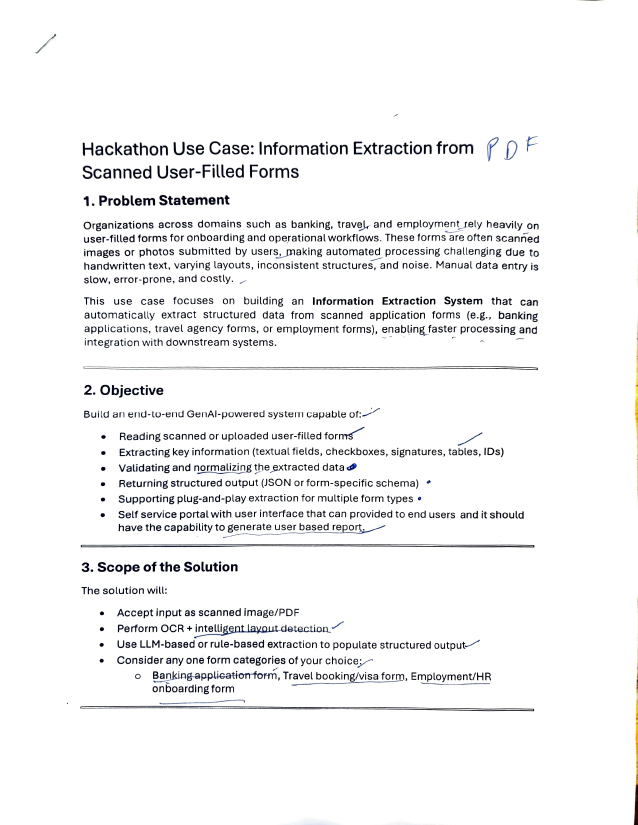
#> input picture hcltech hackathon _page-0001.jpg, 1275 x 1650 px (shown at 1/2 size)
$ python -i preprocessing.py   (imports and definitions only)
#> lines starting #> are read from the running program, lines starting #| are printed output that depends on the picture; after the words box and inside, x2 and y2 are one past the last pixel; in counts of white or black regions, pixels touching at a corner belong together
#> further down, picture is the input picture: shape (1650, 1275, 3); mean B, G, R 244.2, 243.8, 243.7
"""
Image Preprocessing Module for Form Extraction.
Handles deskewing, denoising, and image enhancement for OCR.
"""

import cv2
import numpy as np
from PIL import Image
from typing import Tuple, List, Optional
import io


class ImagePreprocessor:
    """Preprocesses images for optimal OCR performance."""

    def __init__(self, target_dpi: int = 300):
        self.target_dpi = target_dpi

    def preprocess(self, image: np.ndarray) -> np.ndarray:
        """
        Full preprocessing pipeline.

        Args:
            image: Input image as numpy array (BGR format from cv2)

        Returns:
            Preprocessed image ready for OCR
        """
        # Convert to grayscale if needed
        if len(image.shape) == 3:
            gray = cv2.cvtColor(image, cv2.COLOR_BGR2GRAY)
        else:
            gray = image.copy()

        # Apply preprocessing pipeline
        gray = self.deskew(gray)
        gray = self.denoise(gray)
        gray = self.enhance_contrast(gray)
        gray = self.binarize(gray)

        return gray

    def deskew(self, image: np.ndarray) -> np.ndarray:
        """
        Correct image rotation/skew using Hough transform.

        Args:
            image: Grayscale image

        Returns:
            Deskewed image
        """
        # Detect edges
        edges = cv2.Canny(image, 50, 150, apertureSize=3)
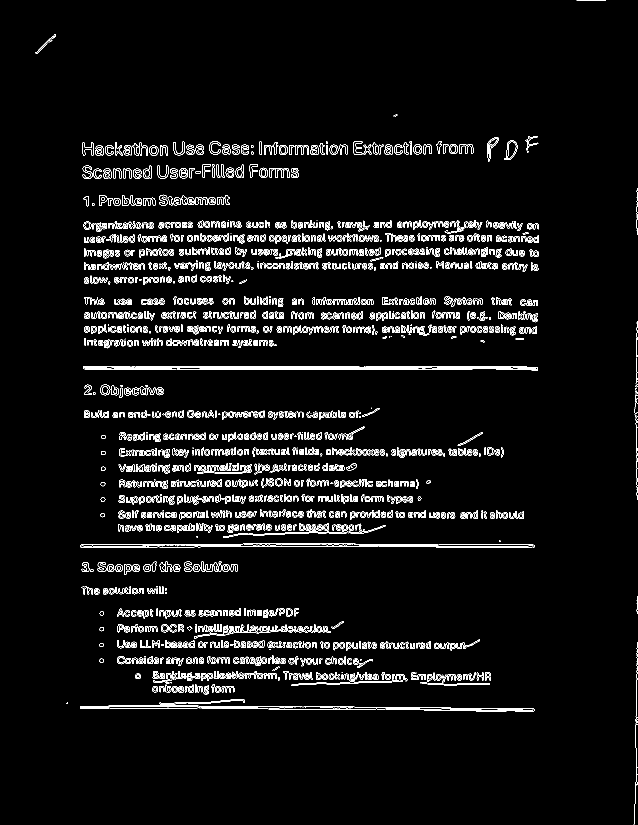
#> edges: shape (1650, 1275) (shown at 1/2 size); 4.3% white in thin lines or dots

        # Detect lines using Hough transform
        lines = cv2.HoughLinesP(
            edges, 1, np.pi/180,
            threshold=100,
            minLineLength=100,
            maxLineGap=10
        )
#> lines = 443 rows, first 6: [223, 735, 863, 735], [399, 737, 850, 737], [214, 733, 873, 733], [870, 1092, 1068, 1092], [399, 739, 851, 739], [872, 1094, 1068, 1094]

        if lines is None:
            return image

        # Calculate average angle
        angles = []
        for line in lines:
            x1, y1, x2, y2 = line[0]
            angle = np.degrees(np.arctan2(y2 - y1, x2 - x1))
            if abs(angle) < 45:  # Only consider near-horizontal lines
                angles.append(angle)
#> this loop made 443 passes
#> (x1, y1, x2, y2, angle) on passes 1 to 3: (223, 735, 863, 735, 0), (399, 737, 850, 737, 0), (214, 733, 873, 733, 0)
#> after the loop, angles = 441 values, max 3.78 at index 434, min -5.19 at index 352, mean -0.148

        if not angles:
            return image

        # Get median angle to ignore outliers
        median_angle = np.median(angles)
#> median_angle = 0

        # Rotate image to correct skew
        if abs(median_angle) > 0.5:  # Only rotate if skew is significant
            (h, w) = image.shape[:2]
            center = (w // 2, h // 2)
            rotation_matrix = cv2.getRotationMatrix2D(center, median_angle, 1.0)
            rotated = cv2.warpAffine(
                image, rotation_matrix, (w, h),
                flags=cv2.INTER_CUBIC,
                borderMode=cv2.BORDER_REPLICATE
            )
            return rotated

        return image

    def denoise(self, image: np.ndarray) -> np.ndarray:
        """
        Remove noise from image using bilateral filtering.

        Args:
            image: Grayscale image

        Returns:
            Denoised image
        """
        # Bilateral filter preserves edges while removing noise
        denoised = cv2.bilateralFilter(image, 9, 75, 75)
        return denoised

    def enhance_contrast(self, image: np.ndarray) -> np.ndarray:
        """
        Enhance contrast using CLAHE (Contrast Limited Adaptive Histogram Equalization).

        Args:
            image: Grayscale image

        Returns:
            Contrast-enhanced image
        """
        clahe = cv2.createCLAHE(clipLimit=2.0, tileGridSize=(8, 8))
        enhanced = clahe.apply(image)
        return enhanced

    def binarize(self, image: np.ndarray) -> np.ndarray:
        """
        Convert to binary image using adaptive thresholding.

        Args:
            image: Grayscale image

        Returns:
            Binary image
        """
        binary = cv2.adaptiveThreshold(
            image, 255,
            cv2.ADAPTIVE_THRESH_GAUSSIAN_C,
            cv2.THRESH_BINARY,
            11, 2
        )
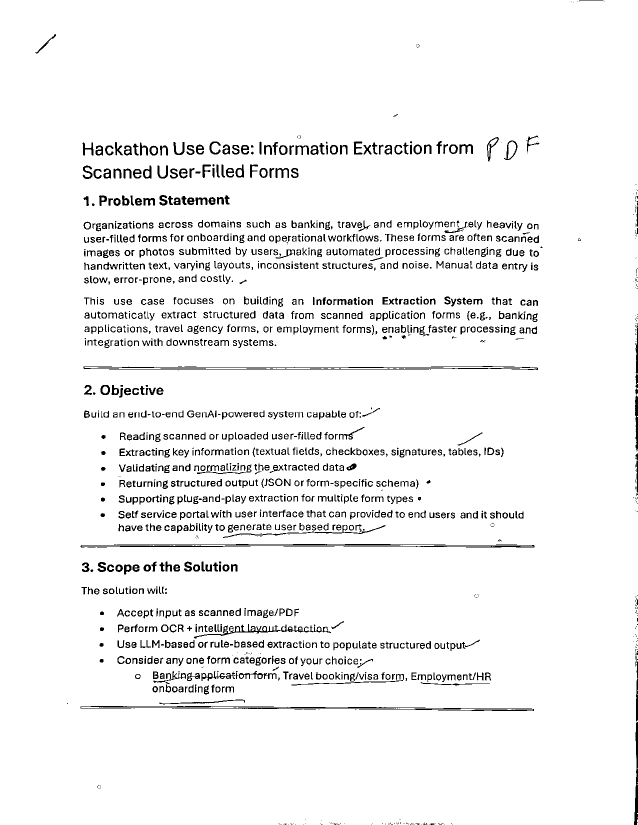
#> binary: shape (1650, 1275) (shown at 1/2 size); 95% white; black in thin lines or dots
        return binary

    # [60 lines left out: functions resize_for_ocr, remove_borders, load_image, load_image_from_bytes, not called in this run]

>>> import cv2
>>> picture = cv2.imread('../../hcltech hackathon _page-0001.jpg')
>>> result = ImagePreprocessor().preprocess(picture)

$ run again, on hcltech hackathon _page-0002.jpg
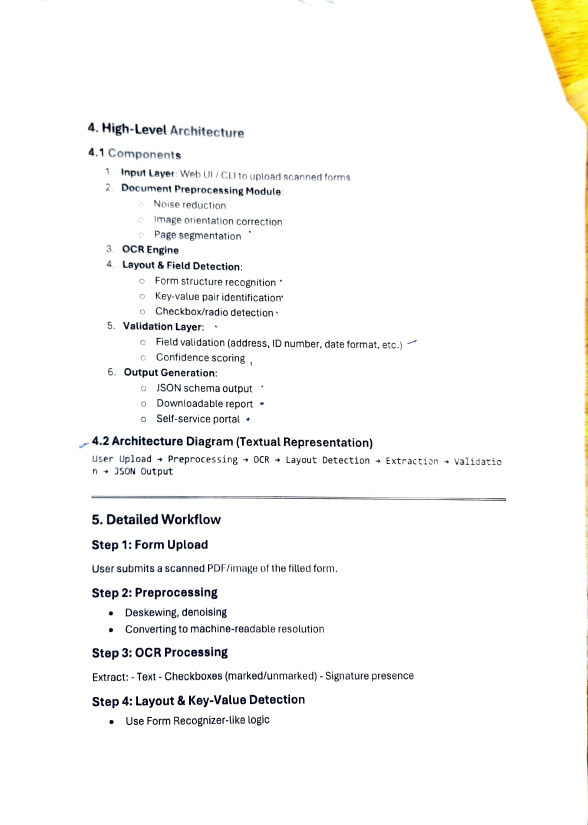
#> input picture hcltech hackathon _page-0002.jpg, 1175 x 1650 px (shown at 1/2 size)
#> picture is the input picture: shape (1650, 1175, 3); mean B, G, R 246.7, 248.2, 248.3
#> in deskew, `edges = cv2.Canny(image, 50, 150, apertureSize=3)`:
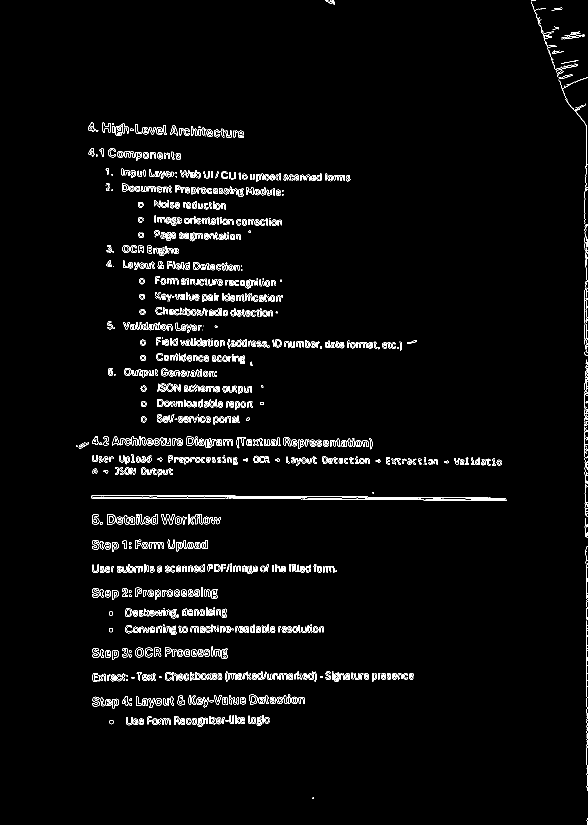
#> edges: shape (1650, 1175) (shown at 1/2 size); 2.7% white in thin lines or dots, all inside (x1, y1, x2, y2) = (152, 0, 1175, 1650)
#> lines = 114 rows, first 6: [1173, 1549, 1173, 1114], [1169, 688, 1169, 580], [183, 991, 470, 991], [183, 996, 456, 996], [736, 994, 886, 994], [299, 993, 471, 993]
#> the loop in deskew, `for line in lines:` made 114 passes
#> (x1, y1, x2, y2, angle) on passes 1 to 8: (1173, 1549, 1173, 1114, -90), (1169, 688, 1169, 580, -90), (183, 991, 470, 991, 0), (183, 996, 456, 996, 0), (736, 994, 886, 994, 0), (299, 993, 471, 993, 0), (1170, 1069, 1170, 899, -90), (337, 916, 473, 918, 0.843)
#> after the loop in deskew, `for line in lines:`: angles = 107 values, max 3.15 at index 80, min -1.25 at index 104, mean 0.209
#> median_angle = 0
#> in binarize, `binary = cv2.adaptiveThreshold( image, 255, cv2.ADAPTIVE_THRESH_GAUSSI..`:
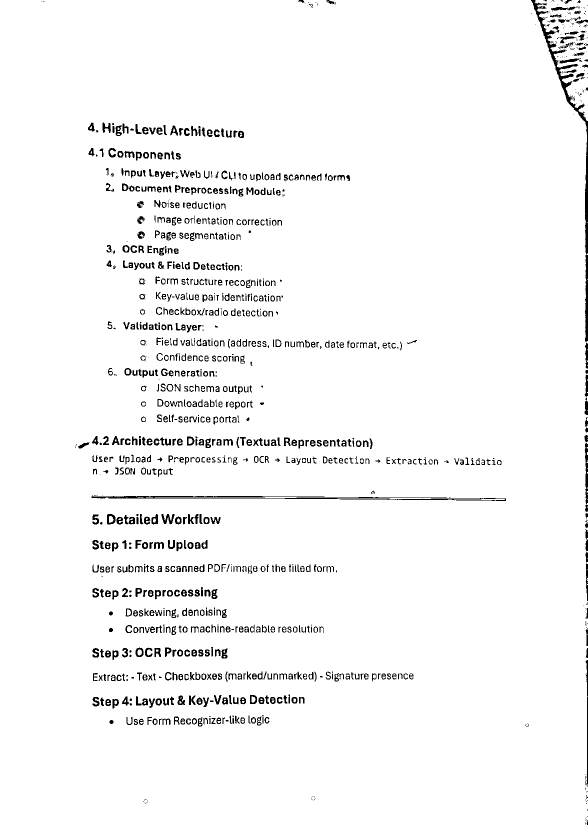
#> binary: shape (1650, 1175) (shown at 1/2 size); 96.5% white; 1181 black regions (309 under 20 px), largest, box (x1, y1, x2, y2) and area: (1062, 0, 1175, 508) 3608, (183, 991, 1012, 1002) 2885, (1170, 509, 1175, 684) 670

$ run again, on hcltech hackathon _page-0003.jpg
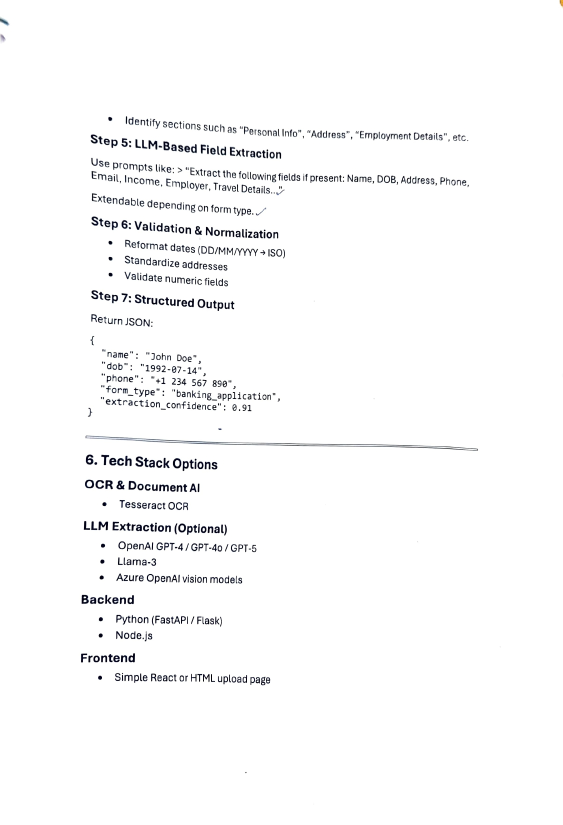
#> input picture hcltech hackathon _page-0003.jpg, 1125 x 1650 px (shown at 1/2 size)
#> picture is the input picture: shape (1650, 1125, 3); mean B, G, R 250, 249.7, 249.6
#> in deskew, `edges = cv2.Canny(image, 50, 150, apertureSize=3)`:
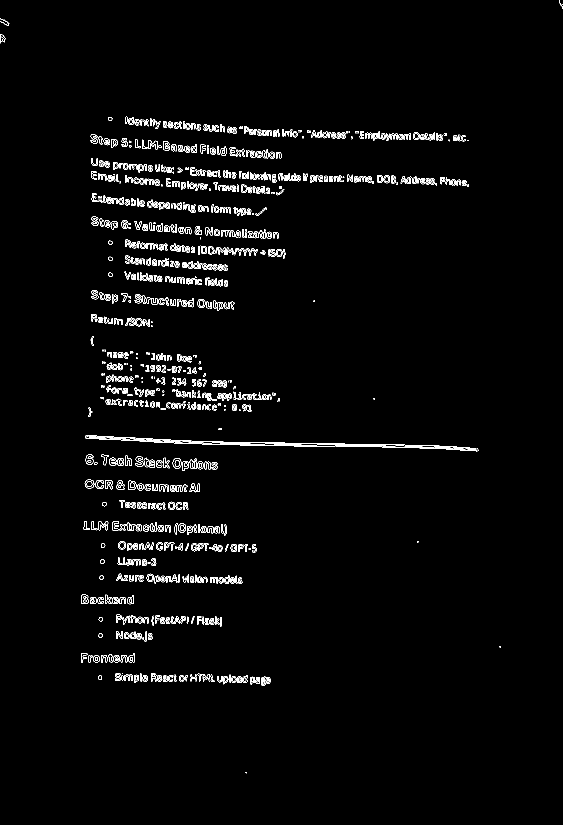
#> edges: shape (1650, 1125) (shown at 1/2 size); 2.1% white in thin lines or dots
#> lines = 71 rows, first 6: [404, 888, 587, 891], [407, 883, 551, 885], [392, 343, 681, 358], [184, 329, 460, 344], [251, 245, 600, 264], [213, 332, 342, 338]
#> the loop in deskew, `for line in lines:` made 71 passes
#> (x1, y1, x2, y2, angle) on passes 1 to 8: (404, 888, 587, 891, 0.939), (407, 883, 551, 885, 0.796), (392, 343, 681, 358, 2.97), (184, 329, 460, 344, 3.11), (251, 245, 600, 264, 3.12), (213, 332, 342, 338, 2.66), (380, 343, 681, 359, 3.04), (251, 247, 470, 258, 2.88)
#> after the loop in deskew, `for line in lines:`: angles = 71 values, max 7.79 at index 50, min 0.796 at index 1, mean 3.24
#> median_angle = 2.97
#> rotation_matrix = [[0.999, 0.0518, -42.01], [-0.0518, 0.999, 30.24]]
#> in binarize, `binary = cv2.adaptiveThreshold( image, 255, cv2.ADAPTIVE_THRESH_GAUSSI..`:
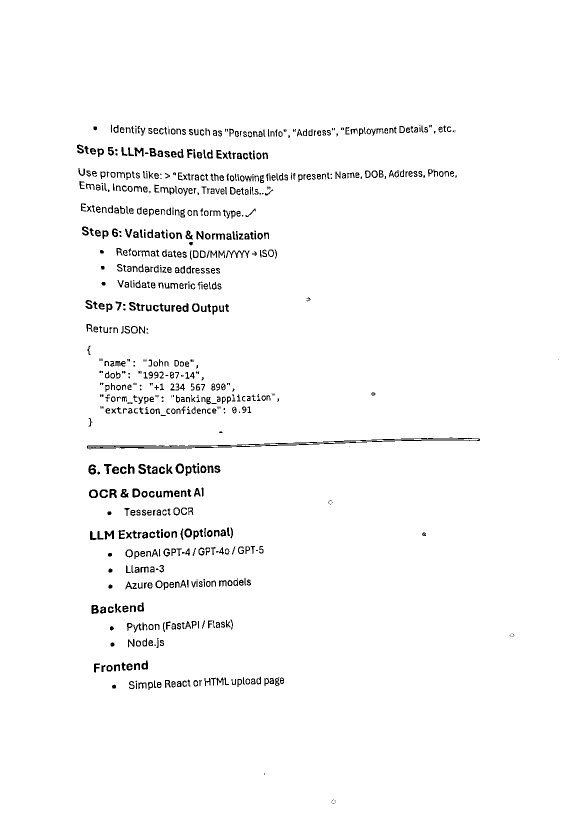
#> binary: shape (1650, 1125) (shown at 1/2 size); 97.5% white; black in thin lines or dots, all inside (x1, y1, x2, y2) = (154, 249, 1117, 1608)

$ run again, on hcltech hackathon _page-0004.jpg
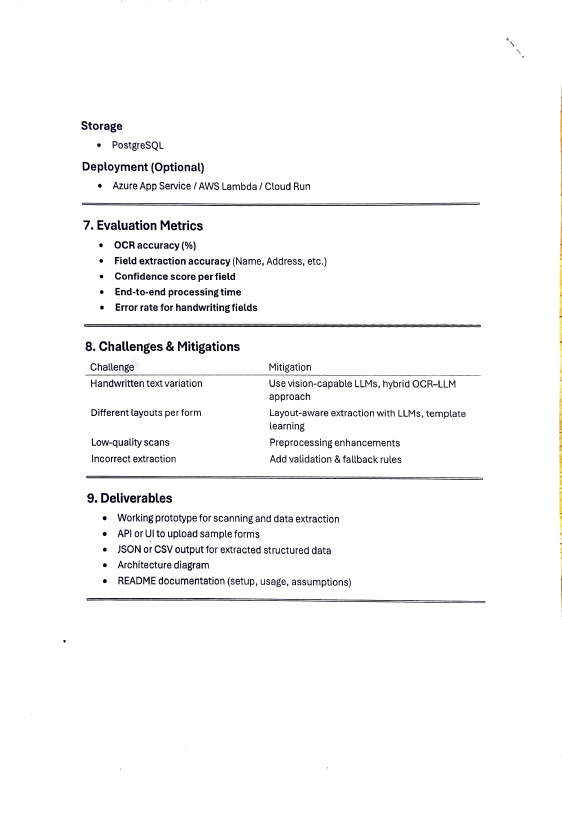
#> input picture hcltech hackathon _page-0004.jpg, 1124 x 1650 px (shown at 1/2 size)
#> picture is the input picture: shape (1650, 1124, 3); mean B, G, R 248.2, 248.1, 248.2
#> in deskew, `edges = cv2.Canny(image, 50, 150, apertureSize=3)`:
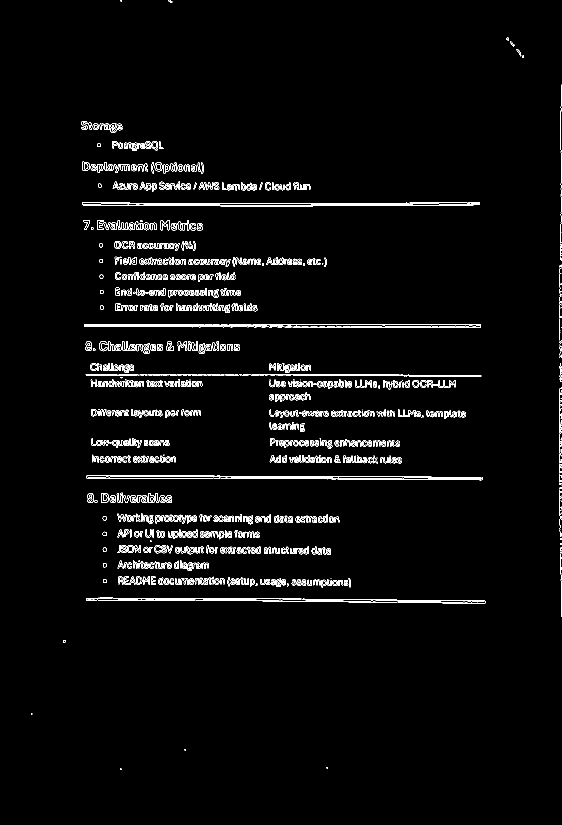
#> edges: shape (1650, 1124) (shown at 1/2 size); 2.6% white in thin lines or dots, all inside (x1, y1, x2, y2) = (62, 0, 1124, 1540)
#> lines = 193 rows, first 6: [171, 749, 422, 749], [173, 956, 461, 956], [405, 1201, 522, 1201], [1122, 1038, 1122, 878], [622, 406, 818, 406], [555, 654, 961, 654]
#> the loop in deskew, `for line in lines:` made 193 passes
#> (x1, y1, x2, y2, angle) on passes 1 to 3: (171, 749, 422, 749, 0), (173, 956, 461, 956, 0), (405, 1201, 522, 1201, 0)
#> after the loop in deskew, `for line in lines:`: angles = 187 values, max 6.78 at index 158, min -1.07 at index 157, mean 0.0978
#> median_angle = 0
#> in binarize, `binary = cv2.adaptiveThreshold( image, 255, cv2.ADAPTIVE_THRESH_GAUSSI..`:
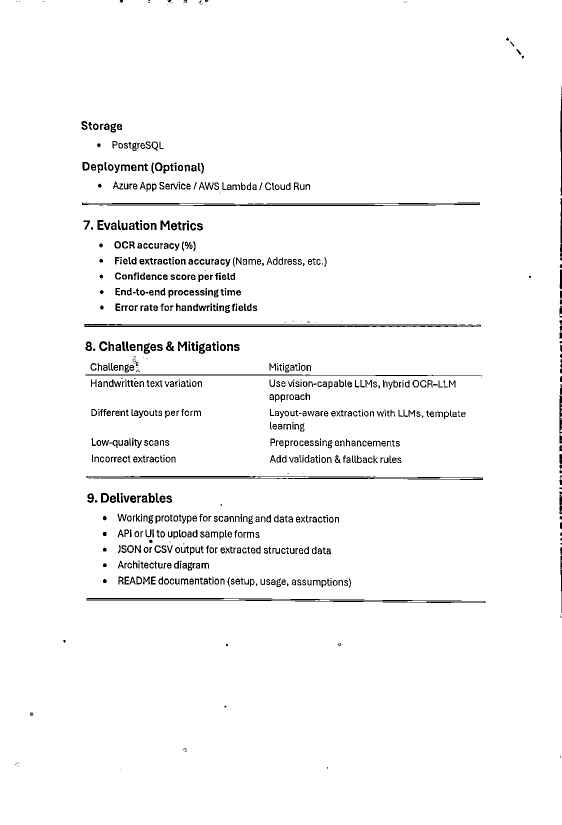
#> binary: shape (1650, 1124) (shown at 1/2 size); 96.9% white; black in thin lines or dots
